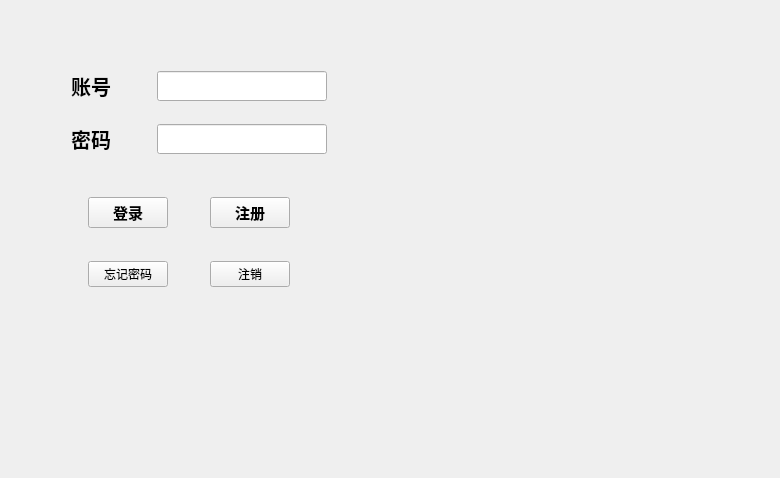
<?xml version="1.0" encoding="UTF-8"?>
<ui version="4.0">
 <class>Widget</class>
 <widget class="QWidget" name="Widget">
  <property name="geometry">
   <rect>
    <x>0</x>
    <y>0</y>
    <width>780</width>
    <height>478</height>
   </rect>
  </property>
  <property name="windowTitle">
   <string>小分子检测系统</string>
  </property>
  <widget class="QWidget" name="">
   <property name="geometry">
    <rect>
     <x>40</x>
     <y>60</y>
     <width>298</width>
     <height>238</height>
    </rect>
   </property>
   <layout class="QVBoxLayout" name="verticalLayout">
    <item>
     <layout class="QHBoxLayout" name="horizontalLayout">
      <item>
       <widget class="QLabel" name="label1">
        <property name="minimumSize">
         <size>
          <width>80</width>
          <height>30</height>
         </size>
        </property>
        <property name="font">
         <font>
          <pointsize>15</pointsize>
          <weight>75</weight>
          <bold>true</bold>
         </font>
        </property>
        <property name="text">
         <string>账号</string>
        </property>
        <property name="alignment">
         <set>Qt::AlignCenter</set>
        </property>
       </widget>
      </item>
      <item>
       <spacer name="horizontalSpacer_6">
        <property name="orientation">
         <enum>Qt::Horizontal</enum>
        </property>
        <property name="sizeHint" stdset="0">
         <size>
          <width>28</width>
          <height>20</height>
         </size>
        </property>
       </spacer>
      </item>
      <item>
       <widget class="QLineEdit" name="userLineEdit">
        <property name="minimumSize">
         <size>
          <width>170</width>
          <height>30</height>
         </size>
        </property>
       </widget>
      </item>
     </layout>
    </item>
    <item>
     <spacer name="verticalSpacer_2">
      <property name="orientation">
       <enum>Qt::Vertical</enum>
      </property>
      <property name="sizeHint" stdset="0">
       <size>
        <width>20</width>
        <height>18</height>
       </size>
      </property>
     </spacer>
    </item>
    <item>
     <layout class="QHBoxLayout" name="horizontalLayout_2">
      <item>
       <widget class="QLabel" name="label2">
        <property name="minimumSize">
         <size>
          <width>80</width>
          <height>30</height>
         </size>
        </property>
        <property name="font">
         <font>
          <pointsize>15</pointsize>
          <weight>75</weight>
          <bold>true</bold>
         </font>
        </property>
        <property name="text">
         <string>密码</string>
        </property>
        <property name="alignment">
         <set>Qt::AlignCenter</set>
        </property>
       </widget>
      </item>
      <item>
       <spacer name="horizontalSpacer_2">
        <property name="orientation">
         <enum>Qt::Horizontal</enum>
        </property>
        <property name="sizeHint" stdset="0">
         <size>
          <width>28</width>
          <height>20</height>
         </size>
        </property>
       </spacer>
      </item>
      <item>
       <widget class="QLineEdit" name="pwdLineEdit">
        <property name="minimumSize">
         <size>
          <width>170</width>
          <height>30</height>
         </size>
        </property>
       </widget>
      </item>
     </layout>
    </item>
    <item>
     <spacer name="verticalSpacer">
      <property name="orientation">
       <enum>Qt::Vertical</enum>
      </property>
      <property name="sizeHint" stdset="0">
       <size>
        <width>20</width>
        <height>38</height>
       </size>
      </property>
     </spacer>
    </item>
    <item>
     <layout class="QHBoxLayout" name="horizontalLayout_3">
      <item>
       <spacer name="horizontalSpacer_3">
        <property name="orientation">
         <enum>Qt::Horizontal</enum>
        </property>
        <property name="sizeHint" stdset="0">
         <size>
          <width>25</width>
          <height>17</height>
         </size>
        </property>
       </spacer>
      </item>
      <item>
       <widget class="QPushButton" name="pushButton">
        <property name="minimumSize">
         <size>
          <width>80</width>
          <height>25</height>
         </size>
        </property>
        <property name="font">
         <font>
          <pointsize>11</pointsize>
          <weight>75</weight>
          <bold>true</bold>
         </font>
        </property>
        <property name="text">
         <string>登录</string>
        </property>
       </widget>
      </item>
      <item>
       <spacer name="horizontalSpacer_5">
        <property name="orientation">
         <enum>Qt::Horizontal</enum>
        </property>
        <property name="sizeHint" stdset="0">
         <size>
          <width>28</width>
          <height>17</height>
         </size>
        </property>
       </spacer>
      </item>
      <item>
       <widget class="QPushButton" name="pushButton_2">
        <property name="minimumSize">
         <size>
          <width>80</width>
          <height>25</height>
         </size>
        </property>
        <property name="font">
         <font>
          <pointsize>11</pointsize>
          <weight>75</weight>
          <bold>true</bold>
         </font>
        </property>
        <property name="text">
         <string>注册</string>
        </property>
       </widget>
      </item>
      <item>
       <spacer name="horizontalSpacer_4">
        <property name="orientation">
         <enum>Qt::Horizontal</enum>
        </property>
        <property name="sizeHint" stdset="0">
         <size>
          <width>25</width>
          <height>17</height>
         </size>
        </property>
       </spacer>
      </item>
     </layout>
    </item>
    <item>
     <spacer name="verticalSpacer_3">
      <property name="orientation">
       <enum>Qt::Vertical</enum>
      </property>
      <property name="sizeHint" stdset="0">
       <size>
        <width>20</width>
        <height>28</height>
       </size>
      </property>
     </spacer>
    </item>
    <item>
     <layout class="QHBoxLayout" name="horizontalLayout_4">
      <item>
       <spacer name="horizontalSpacer">
        <property name="orientation">
         <enum>Qt::Horizontal</enum>
        </property>
        <property name="sizeHint" stdset="0">
         <size>
          <width>40</width>
          <height>20</height>
         </size>
        </property>
       </spacer>
      </item>
      <item>
       <widget class="QPushButton" name="forgetPushButton">
        <property name="text">
         <string>忘记密码</string>
        </property>
       </widget>
      </item>
      <item>
       <spacer name="horizontalSpacer_7">
        <property name="orientation">
         <enum>Qt::Horizontal</enum>
        </property>
        <property name="sizeHint" stdset="0">
         <size>
          <width>40</width>
          <height>20</height>
         </size>
        </property>
       </spacer>
      </item>
      <item>
       <widget class="QPushButton" name="logoutPushButton">
        <property name="text">
         <string>注销</string>
        </property>
       </widget>
      </item>
      <item>
       <spacer name="horizontalSpacer_8">
        <property name="orientation">
         <enum>Qt::Horizontal</enum>
        </property>
        <property name="sizeHint" stdset="0">
         <size>
          <width>40</width>
          <height>20</height>
         </size>
        </property>
       </spacer>
      </item>
     </layout>
    </item>
   </layout>
  </widget>
 </widget>
 <layoutdefault spacing="6" margin="11"/>
 <resources/>
 <connections/>
</ui>
